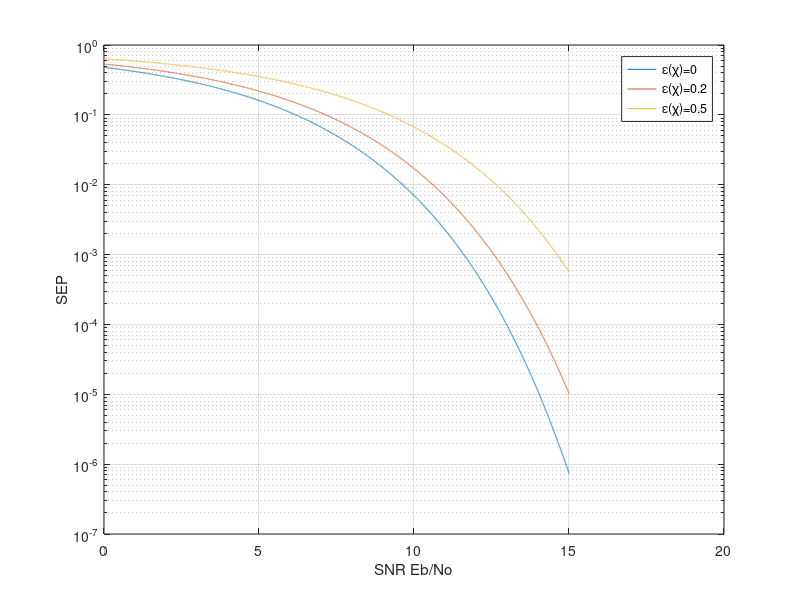

Reproduce this figure in MATLAB.
p = [0,0.2,0.5];
SNR = 0:0.001:15;

a = 10.^(SNR/10);
ps1 = 3*qfunc(0.5*sqrt(3.2*a*(1-p(1))))-2.25*qfunc(0.5*sqrt(3.2*a*(1-p(1)))).^(2);
ps2 = 3*qfunc(0.5*sqrt(3.2*a*(1-p(2))))-2.25*qfunc(0.5*sqrt(3.2*a*(1-p(2)))).^(2);
ps3 = 3*qfunc(0.5*sqrt(3.2*a*(1-p(3))))-2.25*qfunc(0.5*sqrt(3.2*a*(1-p(3)))).^(2);

figure (6);
semilogy(SNR,ps1,SNR,ps2,SNR,ps3);

xlabel('SNR Εb/No');
ylabel('SEP');
legend('ε(χ)=0','ε(χ)=0.2','ε(χ)=0.5')
grid on;